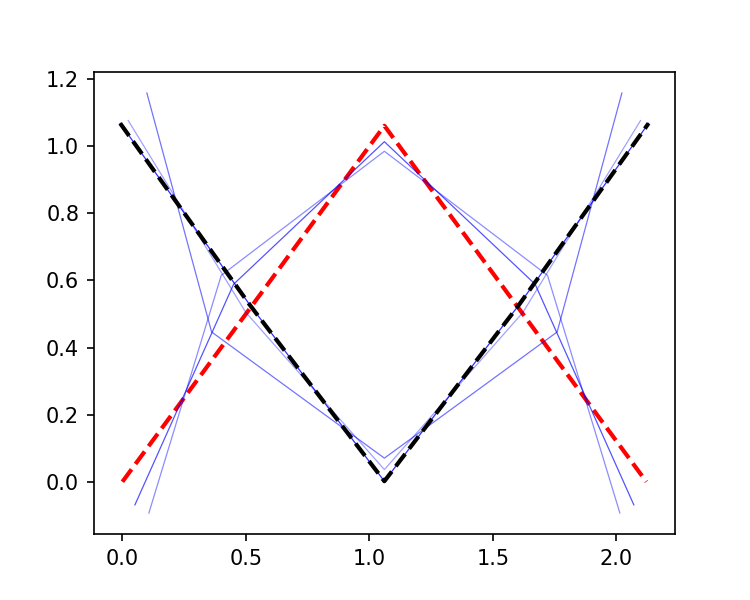

Recreate this plot in Python.
import numpy as np
from matplotlib import pyplot as plt
from matplotlib.colors import to_rgb


import elastica as ea
from elastica.utils import MaxDimension

#尝试我自己写的plot_vedio
from plot_video_GJM import plot_video_2D


class ButterflySimulator(ea.BaseSystemCollection, ea.CallBacks):
    pass


butterfly_sim = ButterflySimulator()
final_time = 400.0

# Options
PLOT_FIGURE = True
SAVE_FIGURE = True
SAVE_RESULTS = True
ADD_UNSHEARABLE_ROD = False

# setting up test params
# FIXME : Doesn't work with elements > 10 (the inverse rotate kernel fails)
n_elem = 3 # Change based on requirements, but be careful
n_elem += n_elem % 2
half_n_elem = n_elem // 2

origin = np.zeros((3, 1))
angle_of_inclination = np.deg2rad(45.0)

# in-plane
horizontal_direction = np.array([0.0, 0.0, 1.0]).reshape(-1, 1)
vertical_direction = np.array([1.0, 0.0, 0.0]).reshape(-1, 1)

# out-of-plane
normal = np.array([0.0, 1.0, 0.0])

total_length = 3.0
base_radius = 0.25
base_area = np.pi * base_radius ** 2
density = 5000
youngs_modulus = 1e4
poisson_ratio = 0.5
shear_modulus = youngs_modulus / (poisson_ratio + 1.0)

positions = np.empty((MaxDimension.value(), n_elem + 1)) #相当于别的地方函数的position_collection
dl = total_length / n_elem

# First half of positions stem from slope angle_of_inclination 前半段位置源于斜坡倾角 angle_of_inclination = np.deg2rad(45.0)
first_half = np.arange(half_n_elem + 1.0).reshape(1, -1)
positions[..., : half_n_elem + 1] = origin + dl * first_half * (
    np.cos(angle_of_inclination) * horizontal_direction
    + np.sin(angle_of_inclination) * vertical_direction
)
positions[..., half_n_elem:] = positions[
    ..., half_n_elem : half_n_elem + 1
] + dl * first_half * (
    np.cos(angle_of_inclination) * horizontal_direction
    - np.sin(angle_of_inclination) * vertical_direction
)

butterfly_rod = ea.CosseratRod.straight_rod(
    n_elem,
    start=origin.reshape(3),
    direction=np.array([0.0, 0.0, 1.0]),
    normal=normal,
    base_length=total_length,
    base_radius=base_radius,
    density=density,
    youngs_modulus=youngs_modulus,
    shear_modulus=shear_modulus,
    position=positions,
)

butterfly_sim.append(butterfly_rod)

# Add call backs
class VelocityCallBack(ea.CallBackBaseClass):
    """
    Call back function for continuum snake
    """

    def __init__(self, step_skip: int, callback_params: dict):
        ea.CallBackBaseClass.__init__(self)
        self.every = step_skip
        self.callback_params = callback_params

    def make_callback(self, system, time, current_step: int):

        if current_step % self.every == 0:

            self.callback_params["time"].append(time)
            # Collect x
            self.callback_params["position"].append(system.position_collection.copy())
            # Collect energies as well
            self.callback_params["te"].append(system.compute_translational_energy())
            self.callback_params["re"].append(system.compute_rotational_energy())
            self.callback_params["se"].append(system.compute_shear_energy())
            self.callback_params["be"].append(system.compute_bending_energy())
            return


recorded_history = ea.defaultdict(list)
# initially record history
# recorded_history["time"].append(0.0)
# recorded_history["position"].append(butterfly_rod.position_collection.copy())
# recorded_history["te"].append(butterfly_rod.compute_translational_energy())
# recorded_history["re"].append(butterfly_rod.compute_rotational_energy())
# recorded_history["se"].append(butterfly_rod.compute_shear_energy())
# recorded_history["be"].append(butterfly_rod.compute_bending_energy())

butterfly_sim.collect_diagnostics(butterfly_rod).using(
    VelocityCallBack, step_skip=10000, callback_params=recorded_history
)


butterfly_sim.finalize()
timestepper = ea.PositionVerlet()
# timestepper = PEFRL()

dt = 0.01 * dl
total_steps = int(final_time / dt)
print("Total steps", total_steps)
ea.integrate(timestepper, butterfly_sim, final_time, total_steps)



# 尝试自己写的plot_vedio_2D
# plot_video_2D(

# )

if PLOT_FIGURE:
    # Plot the histories
    fig = plt.figure(figsize=(5, 4), frameon=True, dpi=150)
    ax = fig.add_subplot(111)
    positions = recorded_history["position"]
    # record first position
    first_position = positions.pop(0)
    ax.plot(first_position[2, ...], first_position[0, ...], "r--", lw=2.0)#红色虚线是初始位置
    n_positions = len(positions)
    for i, pos in enumerate(positions):
        alpha = np.exp(i / n_positions - 1)
        ax.plot(pos[2, ...], pos[0, ...], "b", lw=0.6, alpha=alpha)
    # final position is also separate
    last_position = positions.pop()
    ax.plot(last_position[2, ...], last_position[0, ...], "k--", lw=2.0)#最后位置是黑色虚线
    # don't block
    fig.show()

    # Plot the energies
    energy_fig = plt.figure(figsize=(5, 4), frameon=True, dpi=150)
    energy_ax = energy_fig.add_subplot(111)
    times = np.asarray(recorded_history["time"])
    te = np.asarray(recorded_history["te"])
    re = np.asarray(recorded_history["re"])
    be = np.asarray(recorded_history["be"])
    se = np.asarray(recorded_history["se"])

    energy_ax.plot(times, te, c=to_rgb("xkcd:reddish"), lw=2.0, label="Translations")
    energy_ax.plot(times, re, c=to_rgb("xkcd:bluish"), lw=2.0, label="Rotation")
    energy_ax.plot(times, be, c=to_rgb("xkcd:burple"), lw=2.0, label="Bend")
    energy_ax.plot(times, se, c=to_rgb("xkcd:goldenrod"), lw=2.0, label="Shear")
    energy_ax.plot(times, te + re + be + se, c="k", lw=2.0, label="Total energy")
    energy_ax.legend()
    # don't block
    energy_fig.show()

    if SAVE_FIGURE:
        fig.savefig("butterfly.png")
        energy_fig.savefig("energies.png")

    plt.show()

if SAVE_RESULTS:
    import pickle

    filename = "butterfly_data.dat"
    file = open(filename, "wb")
    pickle.dump(butterfly_rod, file)
    file.close()
